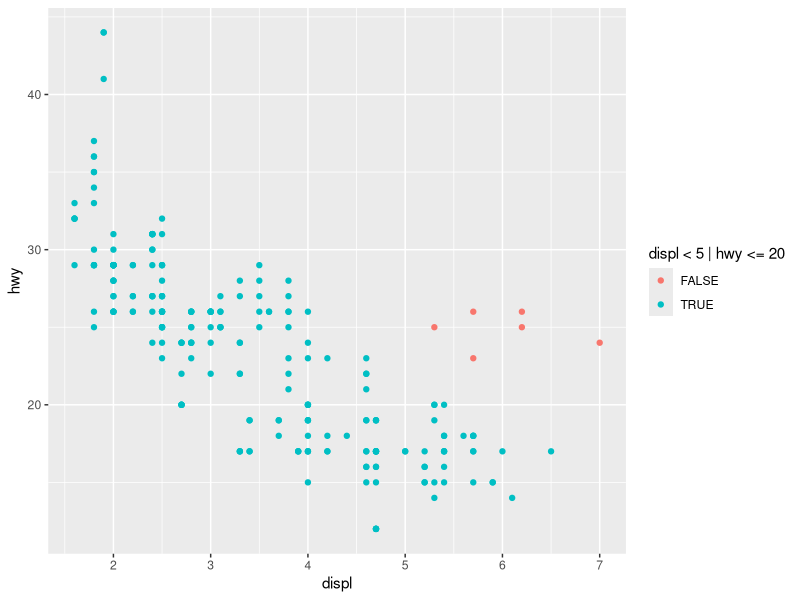

Source code (R):
library(tidyverse)

tail(mpg)
head(mpg)
nrow(mpg)
ncol(mpg)

count(mpg, class, drv)
count(mpg, drv, class)

nrow(mtcars)
ncol(mtcars)
glimpse(mtcars)

# initialize the plot
plt <- ggplot(data = mpg)

# define the x-y mapping aesthetics
# viz_lyr <- aes(x = displ, y = hwy)
# viz_lyr <- aes(x = hwy, y = cyl)
# viz_lyr <- aes(x = class, y = drv)

# viz_lyr <- aes(x = displ, y = hwy, colour = class)    # unordered = unordered
# viz_lyr <- aes(x = displ, y = hwy, size = class)      # ordered = unordered
# viz_lyr <- aes(x = displ, y = hwy, alpha = class)     # ordered = unordered
# viz_lyr <- aes(x = displ, y = hwy, shape = class)       # unordered = unordered

# viz_lyr <- aes(x = displ, y = hwy, colour = cty)      # scaled = ordered
# viz_lyr <- aes(x = displ, y = hwy, size = cty)        # scaled = ordered
# viz_lyr <- aes(x = displ, y = hwy, alpha = cty)       # scaled = ordered
# viz_lyr <- aes(x = displ, y = hwy, shape = cty)       # error

# viz_lyr <- aes(x = displ, y = hwy, colour = cty, size = cty)
# viz_lyr <- aes(x = displ, y = hwy, alpha = cty, size = cty)
# viz_lyr <- aes(x = displ, y = hwy, alpha = cty, colour = cty)
# viz_lyr <- aes(x = displ, y = hwy, colour = hwy, size = displ)
# viz_lyr <- aes(x = displ, y = hwy, colour = displ, size = hwy)
# viz_lyr <- aes(x = displ, y = hwy, colour = cty, size = year)
# viz_lyr <- aes(x = displ, y = hwy, colour = year, size = cty)
# viz_lyr <- aes(x = displ, y = hwy, alpha = cty, size = year)
# viz_lyr <- aes(x = displ, y = hwy, alpha = year, size = cty)

viz_lyr <- aes(x = displ, y = hwy, color = displ < 5 | hwy <= 20)
# viz_lyr <- aes(x = displ, y = hwy, color = displ > 5 & hwy > 20)

# do the plotting
plt + geom_point(mapping = viz_lyr)
# plt + geom_point(mapping = viz_lyr, color = "#1068B5")
# plt + geom_point(
#   mapping = viz_lyr,
#   shape = 23, color = 'blue', fill = 'green', size = 2, stroke = 1
#   )
# plt + geom_count(mapping = viz_lyr)
